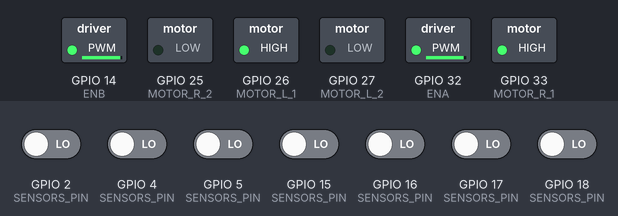
This sketch was run on a simulated ESP32. On the bench: switched loads named in the sketch (green lamp = pin HIGH). Inputs (shaded band) come from the test bench; at power-on: GPIO 2 (SENSORS_PIN), GPIO 4 (SENSORS_PIN), GPIO 5 (SENSORS_PIN), GPIO 15 (SENSORS_PIN), GPIO 16 (SENSORS_PIN), GPIO 17 (SENSORS_PIN), GPIO 18 (SENSORS_PIN) LOW. What the sketch prints to the serial monitor is not drawn.

Above: at 1.2 s.
1.3 s: GPIO 2 (SENSORS_PIN) driven HIGH
At 3.16 s:
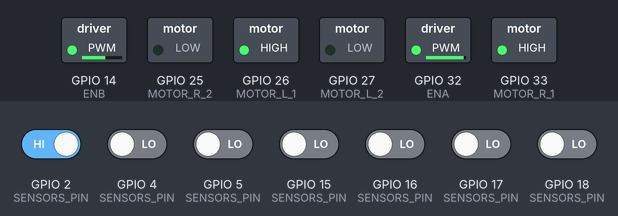
4.3 s: GPIO 15 (SENSORS_PIN) driven HIGH
At 4.9 s:
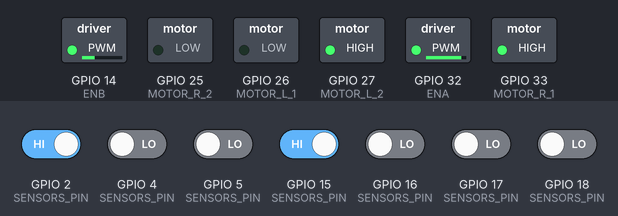
5.8 s: GPIO 2 (SENSORS_PIN) driven LOW
At 6.1 s:
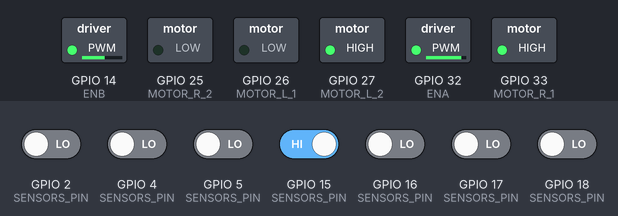
7.3 s: GPIO 5 (SENSORS_PIN) driven HIGH and GPIO 15 (SENSORS_PIN) driven LOW
At 7.41 s:
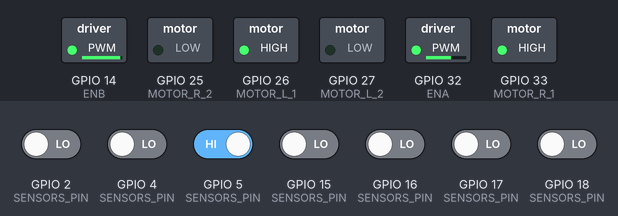
10.3 s: GPIO 18 (SENSORS_PIN) driven HIGH
At 10.7 s:
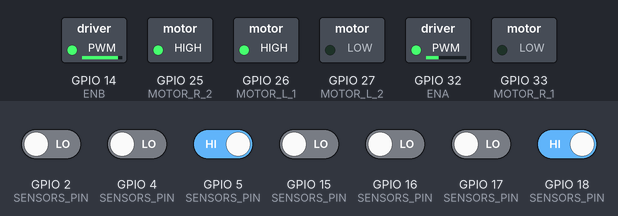
11.8 s: GPIO 5 (SENSORS_PIN) driven LOW
At 13.0 s:
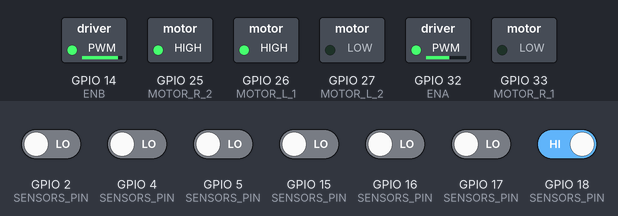
Timing chart, 0 to 14.3 s (numbered marks = the images above; inputs shaded):
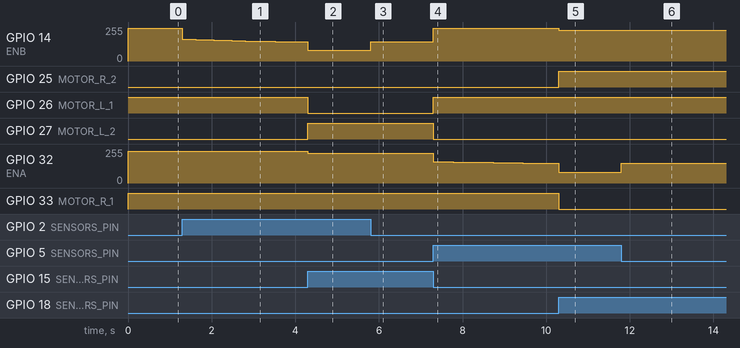

The sketch:

roborcar-final-2-battery.ino
```cpp
#define ENA 32
#define MOTOR_L_1 26
#define MOTOR_L_2 27
#define MOTOR_R_1 33
#define MOTOR_R_2 25
#define ENB 14

const uint8_t SENSORS_PIN[] = { 18, 5, 17, 16, 4, 2, 15 };

float Kp = 8;
float Ki = 0.0008;
float Kd = 12;
int P;
int I;
int D;
int PIDValue = 0;
float error = 0;
int lastError = 0;
int isRunning = 1;
bool isNoLine = false;

const uint8_t maxspeeda = 240;
const uint8_t maxspeedb = 245;
const uint8_t minspeeda = 138;
const uint8_t minspeedb = 135;

const int freq = 30000;
const int ENAChanel = 0;
const int ENBChanel = 1;
const int resolution = 8;

void setup() {
  // setup motor
  pinMode(ENA, OUTPUT);
  pinMode(ENB, OUTPUT);
  pinMode(MOTOR_L_1, OUTPUT);
  pinMode(MOTOR_L_2, OUTPUT);
  pinMode(MOTOR_R_1, OUTPUT);
  pinMode(MOTOR_R_2, OUTPUT);

  digitalWrite(MOTOR_L_1, HIGH);
  digitalWrite(MOTOR_L_2, LOW);
  digitalWrite(MOTOR_R_1, HIGH);
  digitalWrite(MOTOR_R_2, LOW);

  ledcSetup(ENAChanel, freq, resolution);
  ledcSetup(ENBChanel, freq, resolution);
  ledcAttachPin(ENA, ENAChanel);
  ledcAttachPin(ENB, ENBChanel);

  // setup sensors
  for (auto sensorPin : SENSORS_PIN) {
    pinMode(sensorPin, INPUT);
  }
  Serial.begin(115200);
}

void loop() {
  while (isRunning) {
    read_sensors();
    caculate_pid();
    motor_control();
  }
  digitalWrite(MOTOR_L_1, LOW);
  digitalWrite(MOTOR_L_2, LOW);
  digitalWrite(MOTOR_R_1, LOW);
  digitalWrite(MOTOR_R_2, LOW);
}

void read_sensors() {
  String sensorArray = "";
  int sumSensor = 0;
  for (auto sensorPin : SENSORS_PIN) {
    sensorArray += (char)(digitalRead(sensorPin) + 48);
    sumSensor += digitalRead(sensorPin);
  }
  if (sumSensor > 0){
    isNoLine = false;
  }else{
    isNoLine = true;
  }
  // Serial.println(sensorArray);

 if (sensorArray == "0000001") error = 6;
  else if (sensorArray == "0000011") error = 5;
  else if (sensorArray == "0000010") error = 4;
  else if (sensorArray == "0000110") error = 3;
  else if (sensorArray == "0000100") error = 2;
  else if (sensorArray == "0001100") error = 1;
  else if (sensorArray == "0001000") error = 0;
  else if (sensorArray == "0011000") error = -1;
  else if (sensorArray == "0010000") error = -2;
  else if (sensorArray == "0110000") error = -3;
  else if (sensorArray == "0100000") error = -4;
  else if (sensorArray == "1100000") error = -5;
  else if (sensorArray == "1000000") error = -6;
  else if (sensorArray == "0111000" || sensorArray == "0111100") error = -6;
  else if (sensorArray == "0001110" || sensorArray == "0011110") error = 6;
  else if (sensorArray == "0000000") {
    if (error < -3) error = -6;
    else if (error > 3) error = 6;
  } else if (sensorArray == "1111111") {
    isRunning = 0;
  }
}

void caculate_pid() {
  P = error;
  if (abs(error) < 6)
  I = I + error;
  else
  I = 0;
  D = error - lastError;
  PIDValue = Kp * P + Ki * I + Kd * D;
  Serial.println(PIDValue);

}


void set_motor(int speedA, int speedB) {
  int a = 0, b = 0;
  if (speedA < minspeeda) {
    digitalWrite(MOTOR_R_1, LOW);
    digitalWrite(MOTOR_R_2, HIGH);
    if (abs(error) == 5)
      speedA = 80;
    else
      speedA = minspeeda + 10 ;
    b = 15;
  } else {
    digitalWrite(MOTOR_R_1, HIGH);
    digitalWrite(MOTOR_R_2, LOW);
  }

  if (speedB < minspeedb) {
    digitalWrite(MOTOR_L_1, LOW);
    digitalWrite(MOTOR_L_2, HIGH);
    if (abs(error) == 5)
      speedB = 80;
    else
      speedB = minspeedb + 10;
    a = 15;
  } else {
    digitalWrite(MOTOR_L_1, HIGH);
    digitalWrite(MOTOR_L_2, LOW);
  }
  ledcWrite(ENAChanel, constrain(speedA - a, 0,maxspeeda));
  ledcWrite(ENBChanel, constrain(speedB - b, 0,maxspeedb));
}

void motor_control() {
  if (error < 0)
    set_motor(maxspeeda + PIDValue, maxspeedb);
  else
    set_motor(maxspeeda, maxspeedb - PIDValue);
}
```

Measured:
- after the input at 1.3 s, GPIO 14 (ENB): moves from 244/255 to 143/255 over 2.9 s, starting at once
- after the input at 4.3 s, GPIO 26 (MOTOR_L_1): HIGH → LOW at once; GPIO 27 (MOTOR_L_2): LOW → HIGH at once; GPIO 32 (ENA): 239/255 → 224/255 at once
- after the input at 5.8 s, GPIO 14 (ENB): 80/255 → 144/255 at once
- after the input at 7.3 s, GPIO 14 (ENB): 144/255 → 244/255 at once; GPIO 26 (MOTOR_L_1): LOW → HIGH at once; GPIO 27 (MOTOR_L_2): HIGH → LOW at once; GPIO 32 (ENA): moves from 224/255 to 147/255 over 2.9 s, starting at once
- after the input at 10.3 s, GPIO 14 (ENB): 244/255 → 229/255 at once; GPIO 25 (MOTOR_R_2): LOW → HIGH at once; GPIO 33 (MOTOR_R_1): HIGH → LOW at once
- after the input at 11.8 s, GPIO 32 (ENA): 80/255 → 147/255 at once
